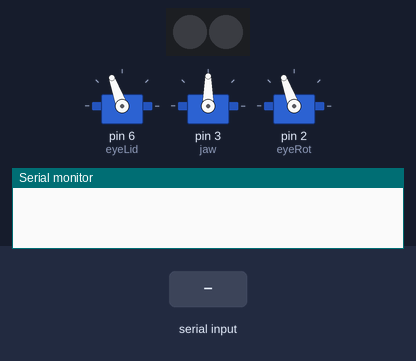
Bench run of a sketch on a simulated Arduino Uno, built with avr-gcc and run on an emulated ATmega328P. Parts: 3 × servo, 2 RGB LEDs in strip order, left to right, the last lines printed to the serial monitor. Inputs (shaded band) come from the test bench. Dim RGB values are drawn brighter than linear.

Above: at 1.2 s.
1.3 s: "i" received over Serial
At 2.5 s:
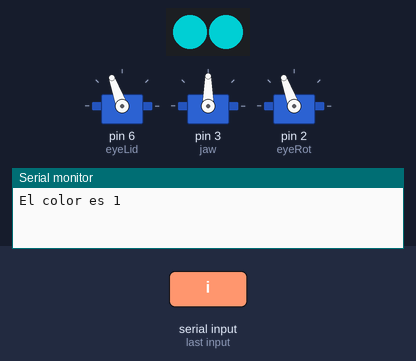
2.8 s: "q" received over Serial
At 3.9 s:
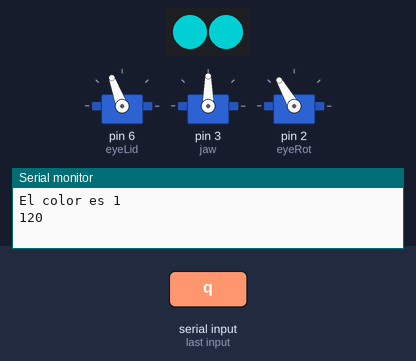
4.3 s: "z" received over Serial
At 5.0 s:
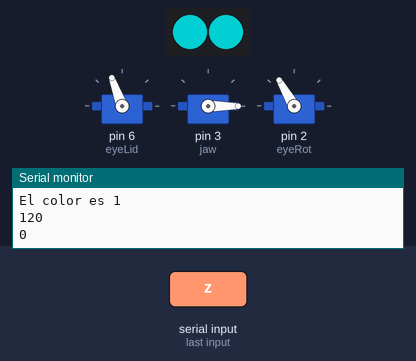
5.8 s: "e" received over Serial
At 6.2 s:
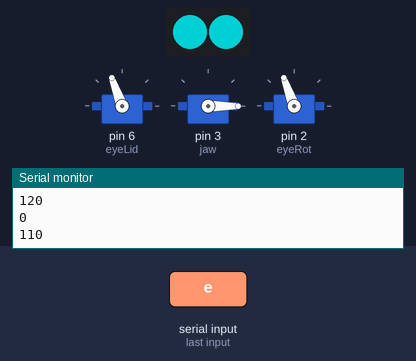
7.3 s: "a" received over Serial
At 8.5 s:
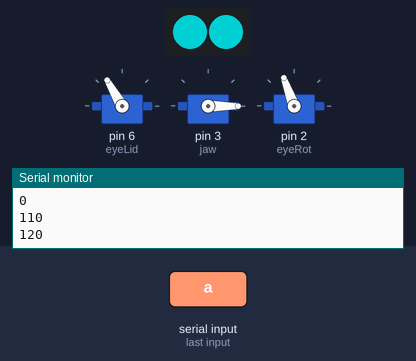
8.8 s: byte 120 ('x') received over Serial
At 9.6 s:
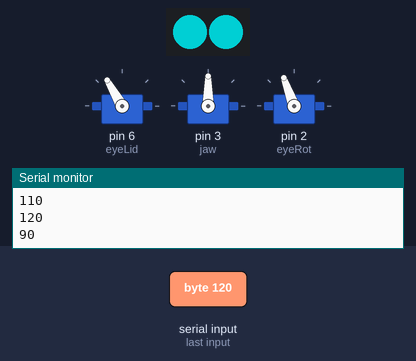
Timing chart, 0 to 11.3 s (numbered marks = the images above; inputs shaded):
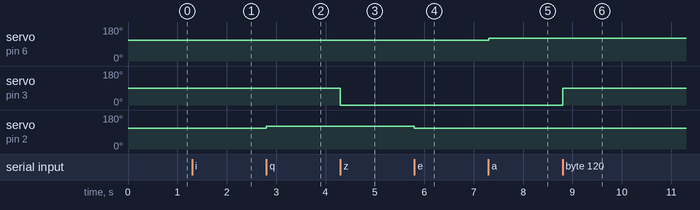

The sketch:

Dragon_Head_Tester.ino
```cpp
#include<Servo.h>
Servo eyeRot;
Servo eyeLid;
Servo jaw;

#include <Adafruit_NeoPixel.h>
#define PIN 5
Adafruit_NeoPixel strip = Adafruit_NeoPixel(2, PIN, NEO_GRB + NEO_KHZ800);
void neoEyes();
void servoMove();
uint16_t j=0;
uint32_t Wheel();
int posRot = 110; // initial position of server
int posLid = 110;
int posJaw = 90;
int color = 0;

char valSerial; // initial value of input

void setup() {
  Serial.begin(9600);

  eyeLid.attach(6);
  jaw.attach(3);
  eyeRot.attach(2);
  eyeRot.write(posRot);
  jaw.write(posJaw);
  eyeLid.write(posLid);

  strip.begin();
  strip.show(); // Initialize all pixels to 'off'
}

// Input a value 0 to 255 to get a color value.
//The colours are a transition r - g - b - back to r.
uint32_t Wheel(byte WheelPos ) {
  WheelPos = 255 - WheelPos;
  if(WheelPos < 85) {
    return strip.Color(255 - WheelPos * 3, 0, WheelPos * 3);
  }
  if(WheelPos < 170) {
    WheelPos -= 85;
    return strip.Color(0, WheelPos * 3, 255 - WheelPos * 3);
  }
  WheelPos -= 170;
  return strip.Color(WheelPos * 3, 255 - WheelPos * 3, 0);
}

void loop() {
if (Serial.available()>0){
  valSerial = Serial.read();// read the serial value
  servoMove();
  neoEyes();
 }
}

  //-----------------------------NEOPIXEL EYES-----------------------------------

void neoEyes(){
uint16_t i;

    switch(valSerial)
  {

    case 'i':
    color+=1;
    Serial.print("El color es ");
    Serial.println(color);
    for(j=j; j<color; j++) {
    for(i=0; i< strip.numPixels(); i++) {
      strip.setPixelColor(i, Wheel(((256 / strip.numPixels())+ j) & 255));
    }
    strip.show();
    }
    break;

    case 'p':
    Serial.println("OFF");
    for(i=0; i< strip.numPixels(); i++) {
      strip.setPixelColor(i,0);
    }
    strip.show();
    break;

    case 'o':
    color-=1;
    if(color<0) color=0;
    Serial.print("El color es ");
    Serial.println(color);
    for(j=j; j>color; j--) {
    for(i=0; i< strip.numPixels(); i++) {
      strip.setPixelColor(i, Wheel(((256 / strip.numPixels())- j) & 255));
    }
    if(color<0) color=0;
    strip.show();
    }
    break;
  }
  delay(1); //Tan rápido que le da fluidez al cambio de color pero tan lento que se ve lo suficiente cada color
}
//-----------------------------SERVO CONTROL-----------------------------------

void servoMove(){
  switch(valSerial)
  {
//eyeRot
  case 'q':
    if(posRot<130) posRot += 10; //than position of servo motor increases by 1 ( anti clockwise)
    Serial.println(posRot);
    eyeRot.write(posRot);// the servo will move according to position
    delay(15);//delay for the servo to get to the position
    break;

  case 'e':
   if(posRot>70) posRot -= 10; //than position of servo motor decreases by 1 (clockwise)
    Serial.println(posRot);
    eyeRot.write(posRot);
    delay(15);
    break;

   case 'w':
    posRot = 110; //the servo gets to its middle position
    Serial.println(posRot);
    eyeRot.write(posRot);
    delay(50);
    break;

//eyeLid
   case 'a':
    posLid += 10;
    Serial.println(posLid);
    eyeLid.write(posLid);// the servo will move according to position
    delay(15);//delay for the servo to get to the position
    break;

   case 'd':
    if(posLid>80)posLid -= 10;
    Serial.println(posLid);
    eyeLid.write(posLid);
    delay(15);
    break;

    case 's':
    posLid = 110; //the servo gets to its middle position
    Serial.println(posLid);
    eyeLid.write(posLid);
    delay(50);
    break;

//jaw
    case 'z':
    posJaw = 0; //than position of servo motor increases by 1 ( anti clockwise)
    Serial.println(posJaw);
    jaw.write(posJaw);// the servo will move according to position
    delay(15);//delay for the servo to get to the position
    break;

    case 'x':
    posJaw = 90; //than position of servo motor decreases by 1 (clockwise)
    Serial.println(posJaw);
    jaw.write(posJaw);
    delay(15);
    break;

    case 'c':
    posJaw -= 10; //the servo gets to its middle position
    Serial.println(posJaw);
    jaw.write(posJaw);
    delay(50);
    break;
  }
}
```

Measured:
- after the input at 2.8 s, servo on pin 2 (eyeRot): 110° → 120° at once
- after the input at 4.3 s, servo on pin 3 (jaw): 90° → 0° at once
- after the input at 5.8 s, servo on pin 2 (eyeRot): 120° → 110° at once
- after the input at 7.3 s, servo on pin 6 (eyeLid): 110° → 120° at once
- after the input at 8.8 s, servo on pin 3 (jaw): 0° → 90° at once
